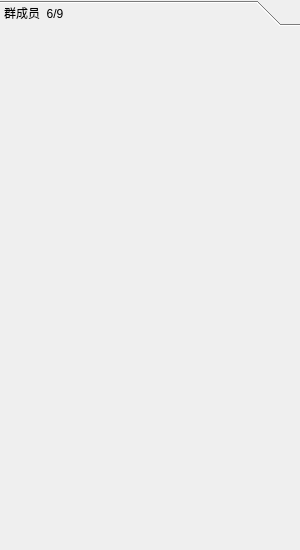
<?xml version="1.0" encoding="UTF-8"?>
<ui version="4.0">
 <class>DialogList</class>
 <widget class="QWidget" name="DialogList">
  <property name="geometry">
   <rect>
    <x>0</x>
    <y>0</y>
    <width>300</width>
    <height>550</height>
   </rect>
  </property>
  <property name="windowTitle">
   <string>Form</string>
  </property>
  <layout class="QVBoxLayout" name="verticalLayout">
   <property name="spacing">
    <number>0</number>
   </property>
   <property name="leftMargin">
    <number>0</number>
   </property>
   <property name="topMargin">
    <number>0</number>
   </property>
   <property name="rightMargin">
    <number>0</number>
   </property>
   <property name="bottomMargin">
    <number>0</number>
   </property>
   <item>
    <widget class="QToolBox" name="toolBox">
     <property name="currentIndex">
      <number>0</number>
     </property>
     <widget class="QWidget" name="page">
      <property name="geometry">
       <rect>
        <x>0</x>
        <y>0</y>
        <width>300</width>
        <height>515</height>
       </rect>
      </property>
      <attribute name="label">
       <string>群成员  6/9</string>
      </attribute>
      <layout class="QVBoxLayout" name="vLayout"/>
     </widget>
    </widget>
   </item>
  </layout>
 </widget>
 <resources/>
 <connections/>
</ui>
